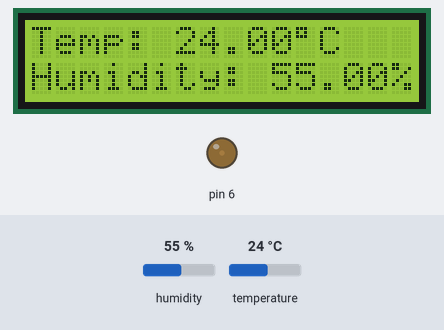
Recording of a sketch running on a simulated Arduino Uno, built with avr-gcc and run on an emulated ATmega328P. Parts: 16×2 character LCD, output pins drawn as LEDs (lit = HIGH). The inputs (shaded band) are chosen by the test bench; at power-on: humidity 55 %, temperature 24 °C.

Above: at 1.2 s.
1.3 s: humidity set to 22 %
At 2.8 s:
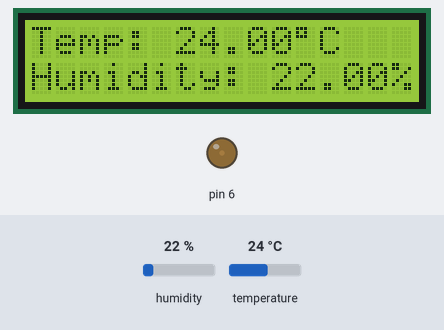
3.5 s: temperature set to 12 °C
At 5.0 s:
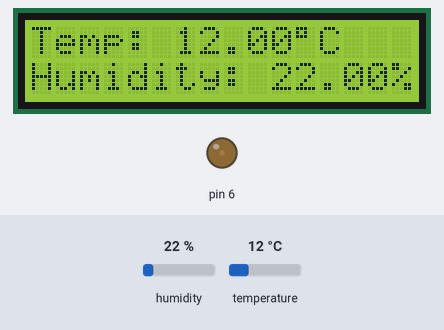
5.6 s: humidity set to 40 %
At 7.3 s:
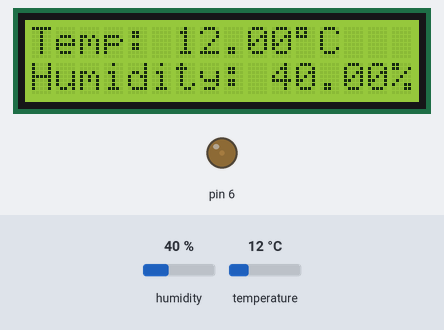
7.6 s: temperature set to 19 °C
At 9.6 s:
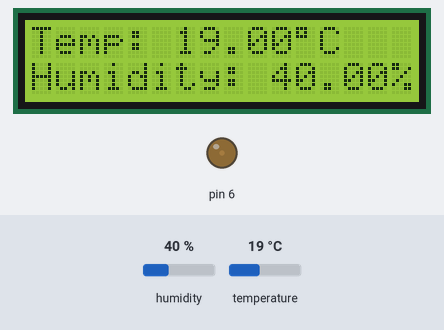
Timing chart, 0 to 10.6 s (numbered marks = the images above; inputs shaded):
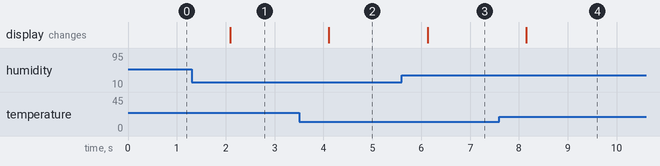

Measured:
- after the input at 1.3 s, the display: changes after 0.79 s (image 1)
- after the input at 3.5 s, the display: changes after 0.61 s (image 2)
- after the input at 5.6 s, the display: changes after 0.53 s (image 3)
- after the input at 7.6 s, the display: changes after 0.55 s (image 4)

The sketch:

tempsensor2.ino
```cpp
#include <LiquidCrystal.h>

#include <dht.h>
dht DHT;
#define DHT22_PIN 9

const int rs = 12, en = 11, d4 = 5, d5 = 4, d6 = 3, d7 = 2;
LiquidCrystal lcd(rs, en, d4, d5, d6, d7);

void setup() {


analogWrite(6,20);
  // set up the LCD's number of columns and rows:
  lcd.begin(16, 2);
}

void loop()

{


  /* //lcd.noDisplay();
  delay(500);

  lcd.setCursor(0,0);

  lcd.print("hello");*/

  int d = DHT.read22(DHT22_PIN);
  lcd.setCursor(0,0);
  lcd.print("Temp: ");
  lcd.print(DHT.temperature);
  lcd.print((char)223);
  lcd.print("C");
  lcd.setCursor(0,1);
  lcd.print("Humidity: ");
  lcd.print(DHT.humidity);
  lcd.print("%");

  delay(1000);

}
```
